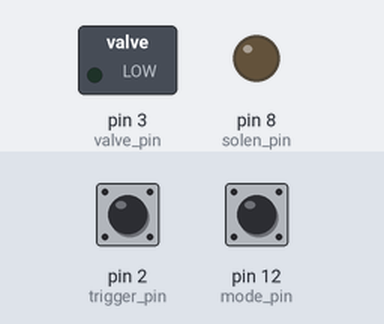
Simulated run of this sketch. Board: Arduino Uno, built with avr-gcc and run on an emulated ATmega328P. Shown: switched loads named in the sketch (green lamp = pin HIGH), output pins drawn as LEDs (lit = HIGH). The test bench sets the inputs (shaded band); at power-on: pin 2 (trigger_pin) HIGH, pin 12 (mode_pin) HIGH. Sleep ends after the set time or at an interrupt.

Above: at 1.2 s.
1.3 s: pin 2 (trigger_pin) pulled LOW for 0.15 s
Timing chart, 0 to 4.3 s (numbered marks = the images above; inputs shaded):
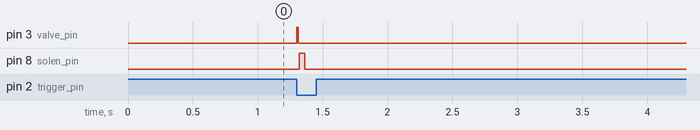

Measured:
- after the input at 1.3 s, pin 3 (valve_pin): LOW → HIGH at once, → LOW 0.01 s later; pin 8 (solen_pin): LOW → HIGH at once, → LOW 0.04 s later

The sketch:

gg-1.2.ino
```cpp
/*
  Created 2016
  by AlexGyver
  AlexGyver Home Labs Inc.
*/
#include <avr/sleep.h>            //библиотека режимов сна

volatile unsigned long lastshot;  //время последнего выстрела для таймера сна

boolean trig_state;            //переменная для хранения текущего состояняи кнопки
boolean flag;                  //флажок для запоминания положения кнопки
boolean trigger;               //положение спусковой кнопки
boolean mode;                  //положение смены типа стрельбы  авто(1) / одиночные (0)

byte del_shot = 10;             //задержка клапана, миллисекунды
byte n_shots=3;                //число выстрелов в очереди, при стрельбе очередью

byte mode_pin = 12;            //кнопка переключения режимов на D12 (необязательная, без неё код тоже будет работать)
byte trigger_pin = 2;          //спусковая кнопка на D2
byte solen_pin = 8;            //перезаряжающий соленоид на D8
byte valve_pin = 3;            //реле или мосфет на D3
boolean signal_shot = 1;       //если используете МОСФЕТ или прямое реле, то цифра 1. Если обратное реле, то цифра 0 !!

void setup() {
  Serial.begin(9600);
  pinMode(mode_pin, INPUT_PULLUP);            //пин кнопки режимов огня подтянут внутренним резистором (резистор на 10 кОм НЕ НУЖЕН)
  pinMode(trigger_pin, INPUT_PULLUP);         //пин кнопки подтянут внутренним резистором (резистор на 10 кОм НЕ НУЖЕН)
  pinMode(valve_pin, OUTPUT);                 //сформировать пин клапана как выход
  digitalWrite(valve_pin, !signal_shot);      //поставить клапан в закрытое положение (для компенсации прямого и обратного реле)
  pinMode(solen_pin, OUTPUT);                 //сформировать пин соленоида как выход
  attachInterrupt(0, trigger_press, FALLING); //аппаратное прерывание при нажатии на кнопку (выстрел = проснуться)
}

void shot() { //функция выстрела
  digitalWrite(valve_pin, signal_shot);   //открыть клапан
  delay(del_shot);                        //подождать время, равное del
  digitalWrite(valve_pin, !signal_shot);  //закрыть клапан
  delay(10);                              //подождать немного, чтобы воздух вышел из ствола
  digitalWrite(solen_pin, 1);             //открыть затвор
  delay(40);                              //подождать пока затвор откроется
  digitalWrite(solen_pin, 0);             //закрыть затвор
  delay(40);                              //ждать пока затвор закроется
  lastshot = millis();                    //запомнить время последнего выстрела (для таймера сна)
}

void loop() {
  trig_state = digitalRead(trigger_pin); //считать положение спусковой кнопки

  if (digitalRead(mode_pin) == 1) {     //считать положение кнопки переключения режимов
    mode = 0;
  } else {
    mode = 1;
  }

  if (trig_state == 0 && mode == 0 && flag == 0) { //если спусковая кнопка нажата, выбран режим стрельбы ОДИНОЧНЫМИ и флаг=0
    shot();
    flag = 1;                                      //поставить флажок, что кнопка нажата
  }

  if (trig_state == 1 && mode == 0 && flag == 1) { //если кнопка отжата, выбран режим стрельбы ОДИНОЧНЫМИ и флаг=1
    flag = 0;  //ставим флажок, что кнопка больше не нажата
  }

  if (trig_state == 0 && mode == 1 && flag == 0) { //если спусковая кнопка нажата, выбран АВТОМАТИЧЕСКИЙ режим стрельбы и флаг=0
    for (int i=0; i<n_shots; i++) {
      shot();                                      // выстрел и перезарядка
    }
  }

  // этот кусок даёт команду спать
  if (millis() - lastshot > 3000) {        // если после последнего выстрела прошло больше 3 секунд
    set_sleep_mode(SLEEP_MODE_PWR_DOWN);   // выбор режима энергопотребления
    sleep_mode();                          // уходим в спячку
  }
  // конец куска

  delay(1);       //задержка для стабильности работы прошивки
}

void trigger_press() { // обработчик прерывания
                       //просыпаемся при нажатии кнопки!
}
```
